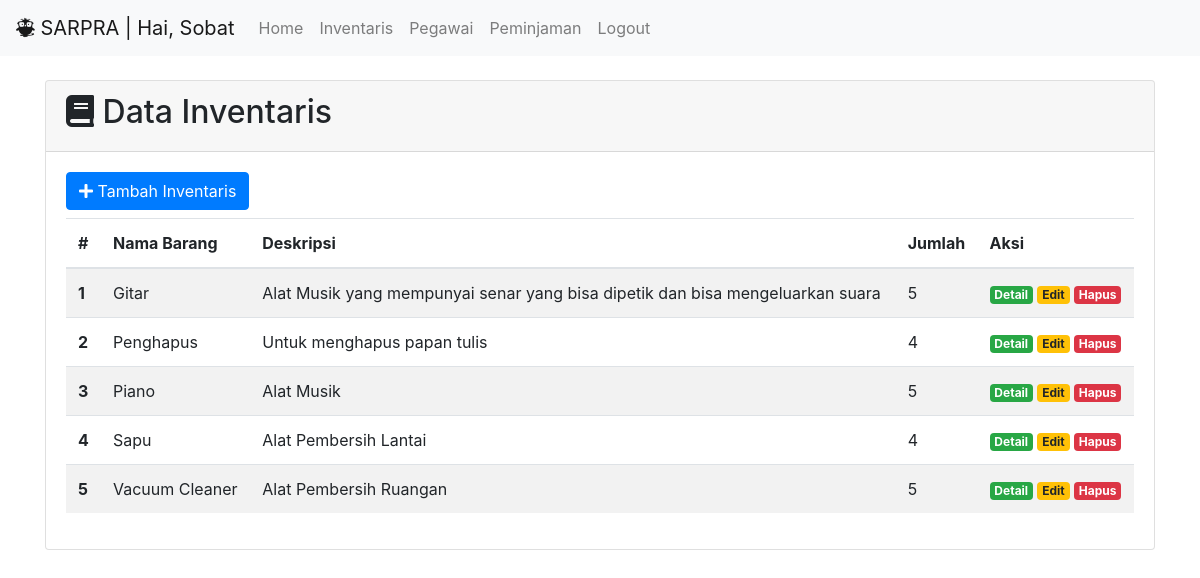
The app's page /inventaris/index.php (signed in) with its own data.
### tables this page shows
CREATE TABLE `inventaris` (
  `id_inventaris` int(3) NOT NULL,
  `nama` varchar(100) NOT NULL,
  `deskripsi` varchar(200) NOT NULL,
  `stok` int(3) NOT NULL,
  `id_jenis` int(3) DEFAULT NULL,
  `tgl_register` date NOT NULL
);

### inventaris/index.php (the view)
<?php
include '../koneksi.php';
$sql = "SELECT * FROM inventaris ORDER BY nama";
$res = mysqli_query($koneksi, $sql);
$inventaris = array();
while ($data = mysqli_fetch_assoc($res)){
    $inventaris[] = $data;
}
include '../aset/header.php';
?>
<div class="container">
    <div class="row mt-4">
        <div class="col-md">
            <div class="card">
                <div class="card-header">
                    <h2 class="card-tittle"><i class="fas fa-book"></i> Data Inventaris</h2>
            </div>
            <div class="card-body">
            <a class="btn btn-primary mb-2" href="tambah.php">
            <i class="fas fa-plus"></i> Tambah Inventaris</a>
            <table class="table table-striped">
                <thead>
                  <tr>
                    <th scope="col">#</th>
                    <th scope="col">Nama Barang</th>
                    <th scope="col">Deskripsi</th>
                    <th scope="col">Jumlah</th>
                    <th scope="col">Aksi</th>
                  </tr>
                </thead>
                <tbody>
                   <?php
                    $no = 1;
                    foreach ($inventaris as $i) { ?>
                    <tr>
                        <th scope="row"><?= $no ?></th>
                        <td><?= $i['nama'] ?></td>
                        <td><?= $i['deskripsi'] ?></td>
                        <td><?= $i['stok'] ?></td>
                        <td>
                        <a href="detail.php?id_inventaris=<?= $i['id_inventaris'] ?>" class="badge badge-success">Detail</a>
                        <a href="edit.php?id_inventaris=<?= $i['id_inventaris'] ?>" class="badge badge-warning">Edit</a>
                        <a href="hapus.php?id_inventaris=<?= $i['id_inventaris'] ?>" class="badge badge-danger" onclick="return confirm('Apakah Anda Yakin Ingin Menghapus Data Inventaris?')">Hapus</a>
                        </td>
                    </tr>
                    <?php
                    $no++;
                    }
                    ?>
                </table>
            </div>
</div>
        </div>
    </div>
</div>
<?php
include '../aset/footer.php';
?>

### records on screen
inventaris: nama "Gitar", deskripsi "Alat Musik yang mempunyai senar yang bisa dipetik dan bisa mengeluarkan suara", stok "5"
inventaris: nama "Penghapus", deskripsi "Untuk menghapus papan tulis", stok "4"
inventaris: nama "Piano", deskripsi "Alat Musik", stok "5"
inventaris: nama "Sapu", deskripsi "Alat Pembersih Lantai", stok "4"
inventaris: nama "Vacuum Cleaner", deskripsi "Alat Pembersih Ruangan", stok "5"
